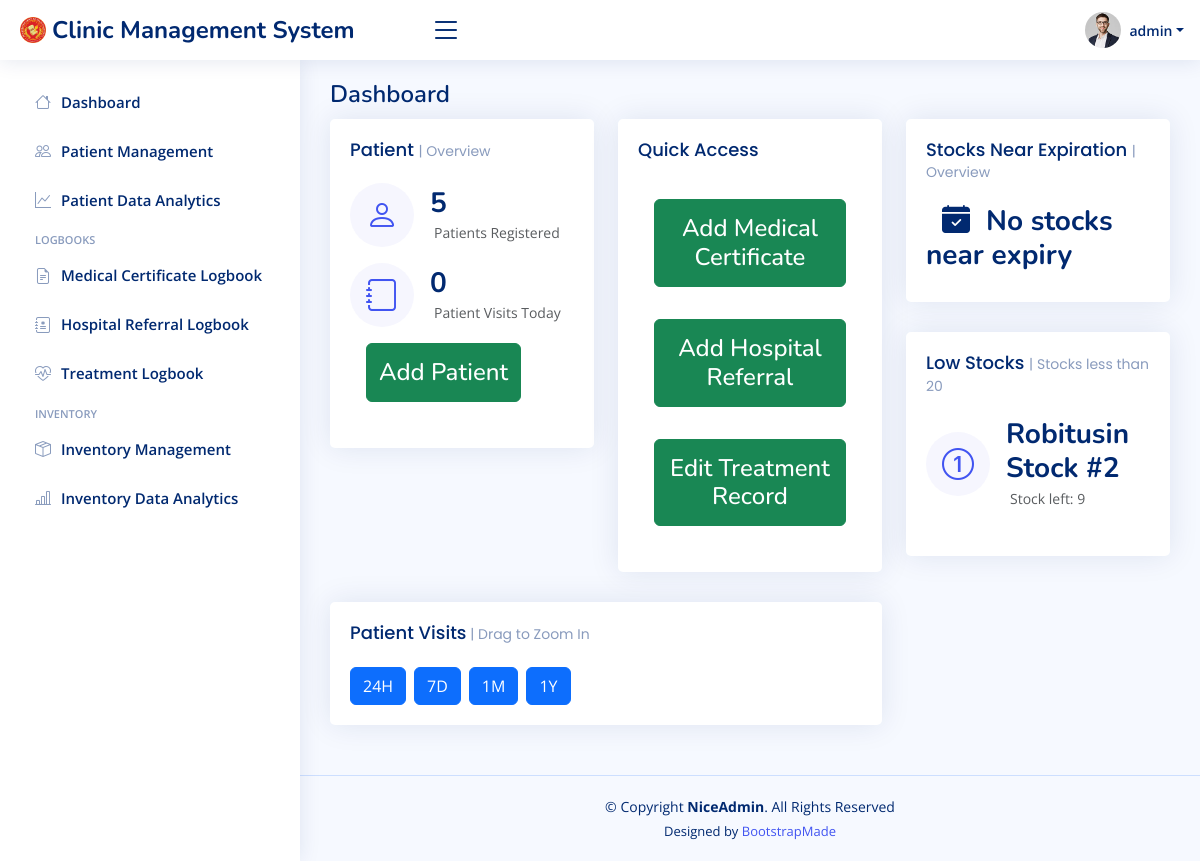
Before: /dashboard/ (signed in) with the older database file.
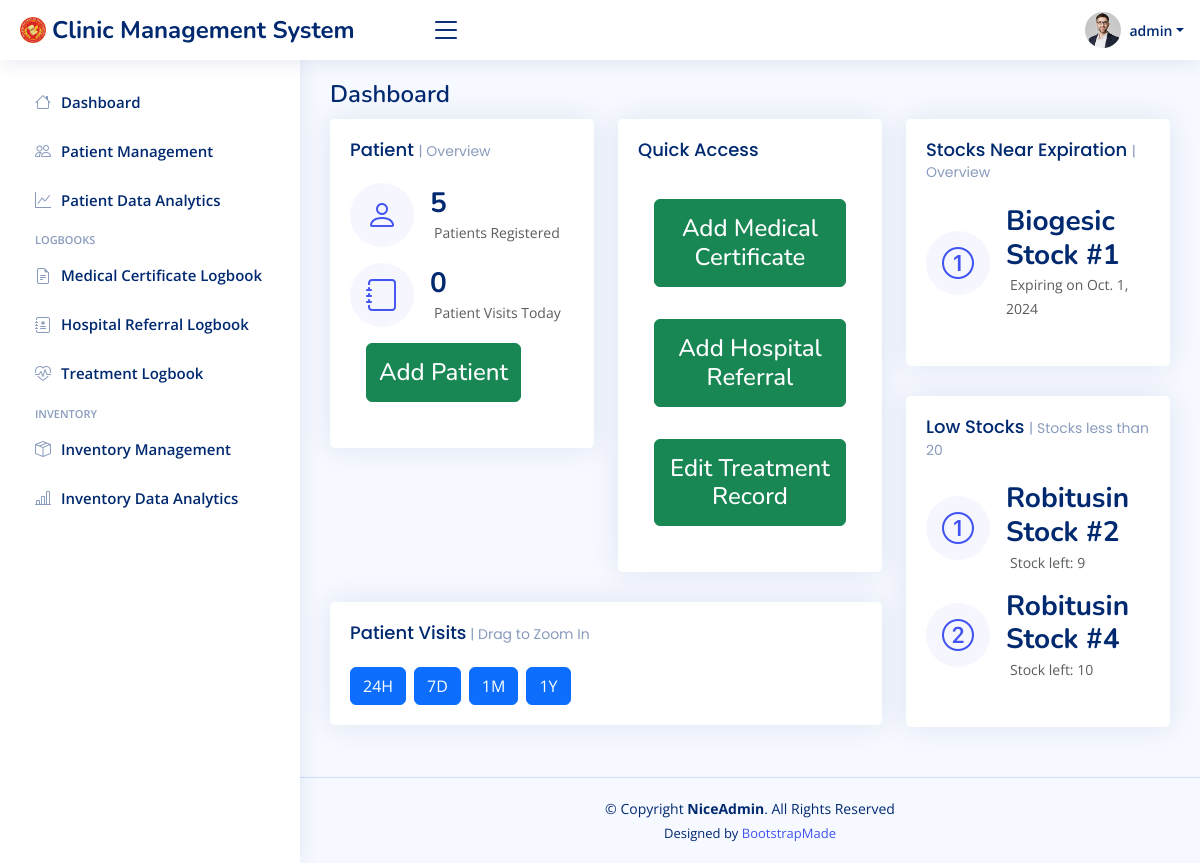
After: the same page with the newer database file.
### cms/models.py (models this page shows, shortened)
class Stock(models.Model):
    created_at = models.DateTimeField(auto_now_add=True)
    updated_at = models.DateTimeField(auto_now=True)
    medicine = models.ForeignKey("Medicine", on_delete=models.RESTRICT)
    stock_quantity = models.PositiveIntegerField(default=0)
    choices = [
        ("box", "Box"),
        ("piece", "Piece"),
    ]
    unit = models.CharField(max_length=5, choices=choices)
    quantity_per_unit = models.PositiveIntegerField(default=1)
    expiration_date = models.DateField()
    initial_stocks = models.PositiveIntegerField(blank=True, null=True)
    current_stock = models.PositiveIntegerField(blank=True, null=True)
    provider = models.CharField(max_length=100, blank=True, null=True)
    provider_updated = models.CharField(max_length=100, blank=True)
    disposed = models.BooleanField(default=False)
    def __str__(self):
        return f'{self.medicine.brand_name} Stock #{self.id}'

class Medicine(models.Model):
    created_at = models.DateTimeField(auto_now_add=True)
    updated_at = models.DateTimeField(auto_now=True)
    brand_name = models.CharField(max_length=100)
    generic_name = models.CharField(max_length=100)
    dosage_form = models.CharField(max_length=100)
    dosage_strength = models.CharField(max_length=100)
    provider = models.CharField(max_length=100, blank=True, null=True)
    provider_updated = models.CharField(max_length=100, blank=True)

### cms/views.py (the view)
# urls.py: path('dashboard/', views.dashboard_view, name="Dashboard"),
@login_required(login_url="Login")
def dashboard_view(request):
    today = timezone.localdate()
    one_month_later = today + timedelta(days=30)
    number_of_patients = patient.objects.all().count()
    treatment_count = Treatment_logbook.objects.filter(created_at__date=today).count()
    referral_count = Referral.objects.filter(created_at__date=today).count()
    medical_certificate_count = Medicalcertificate_logbook.objects.filter(created_at__date=today).count()
    total_records_today = treatment_count + referral_count + medical_certificate_count
    expiring_stocks = Stock.objects.filter(expiration_date__lte=one_month_later, current_stock__gt=0, disposed=False).order_by('expiration_date')
    low_stocks = Stock.objects.filter(current_stock__lt=20, current_stock__gt=0, disposed=False)
    context = {
        'number_of_patients': number_of_patients,
        'total_records_today': total_records_today,
        'expiring_stocks': expiring_stocks,
        'low_stocks': low_stocks,
    }
    return render(request, 'cms/MainMenu.html', context)

### cms/templates/cms/MainMenu.html (shortened to what the changed rows need)
{% extends "cms/base.html" %}
{% block content %}
<div class="pagetitle">
    <h1>Dashboard</h1>
</div>
<section class="section dashboard">
    <div class="row">
        <div class="col-lg-4">
            <div class="card info-card sales-card">
                <div class="card-body">
                <h5 class="card-title">Stocks Near Expiration <span>| Overview</span></h5>
                {% for object in expiring_stocks %}
                    <div class="d-flex align-items-center mb-3">
                        <div class="card-icon rounded-circle d-flex align-items-center justify-content-center">
                        <i class="bi bi-{{ forloop.counter }}-circle"></i>
                        </div>
                        <div class="ps-3">
                        <h6>{{ object }}</h6>
                        <span class="text-muted small pt-2 ps-1">Expiring on {{ object.expiration_date }}</span>
                        </div>
                    </div>
                {% empty %}
                    <h6><i class="bi bi-calendar-check-fill mx-3"></i>No stocks near expiry</h6>
                {% endfor %}
                </div>
            </div>
            <div class="card info-card sales-card">
                <div class="card-body">
                {% for object in low_stocks %}
                    <div class="d-flex align-items-center mb-3">
                        <div class="card-icon rounded-circle d-flex align-items-center justify-content-center">
                        <i class="bi bi-{{ forloop.counter }}-circle"></i>
                        </div>
                        <div class="ps-3">
                        <h6>{{ object }}</h6>
                        <span class="text-muted small pt-2 ps-1">Stock left: {{ object.current_stock }}</span>
                        </div>
                    </div>
                {% empty %}
                    <h6><i class="bi bi-check-circle-fill mx-3"></i>No Low Stocks</h6>
                {% endfor %}
                </div>
            </div>
        </div>
    </div>
{% endblock content %}

Changed rows visible on the page:
now on this page (row edited): Stock: medicine+id "Biogesic Stock #1", expiration_date "Oct. 1, 2024", shown under "Stocks Near Expiration | Overview"
added Stock: medicine+id "Robitusin Stock #4", current_stock "10", shown under "Low Stocks | Stocks less than 20"
Other visible differences:
text no longer shown: "No stocks near expiry"
